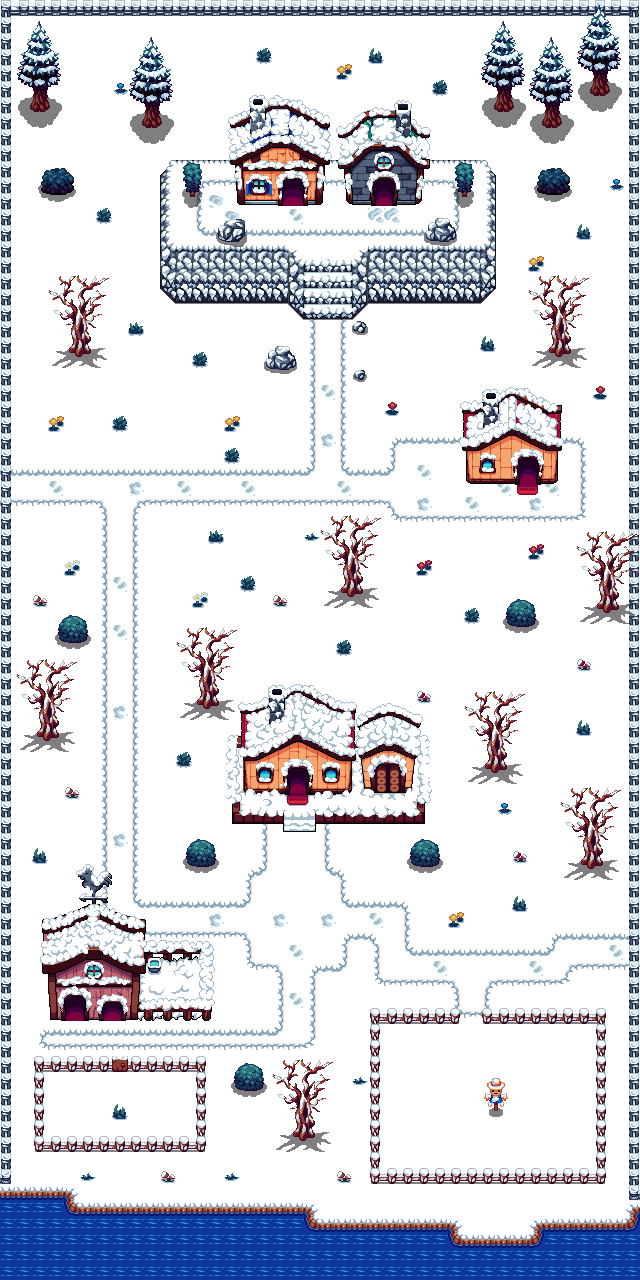

A level layout from a 2D game, rendered from its tile map. Below: a short description, then the map file with tile-grid data replaced by summaries:
An orthogonal 40x80 tile map with 16x16 px tiles, 6 tile layers (suelo otoño, capa plantas, capa valla, capa montaña, ...), 9 tilesets and 171 objects.

<map version="1.10" tiledversion="1.10.2" orientation="orthogonal" renderorder="right-down" width="40" height="80" tilewidth="16" tileheight="16" infinite="0" nextlayerid="16" nextobjectid="438">
 <tileset firstgid="1" source="tilemap_summer.tsx" />
 <tileset firstgid="267" source="buildings_all.tsx" />
 <tileset firstgid="9426" source="tileset_enviorement_summer.tsx" />
 <tileset firstgid="9951" source="scarecrow.tsx" />
 <tileset firstgid="9957" source="tilemap_fall.tsx" />
 <tileset firstgid="10223" source="tileset_enviorement_fall.tsx" />
 <tileset firstgid="10748" source="tileset_enviorement_winter.tsx" />
 <tileset firstgid="11273" source="tilemap_winter.tsx" />
 <tileset firstgid="11539" source="scarecrow_snow.tsx" />
 <layer id="11" name="suelo otoño" width="40" height="80">
  <data>[3200 cells, 3200 non-empty, 23 distinct tile ids]</data>
 </layer>
 <layer id="15" name="capa plantas" width="40" height="80">
  <data>[3200 cells, 45 non-empty, 11 distinct tile ids]</data>
 </layer>
 <layer id="5" name="capa valla" width="40" height="80">
  <data>[3200 cells, 264 non-empty, 18 distinct tile ids]</data>
 </layer>
 <layer id="6" name="capa montaña" width="40" height="80">
  <data>[3200 cells, 194 non-empty, 52 distinct tile ids]</data>
 </layer>
 <layer id="13" name="capa casas2" width="40" height="80">
  <data>[3200 cells, 410 non-empty, 410 distinct tile ids]</data>
 </layer>
 <layer id="8" name="capa arboles" width="40" height="80">
  <data>[3200 cells, 465 non-empty, 99 distinct tile ids]</data>
 </layer>
 <objectgroup id="10" name="colisiones">
  <object id="195" x="5" y="2" width="634" height="13" />
  <object id="196" x="544.333" y="1217.33" width="97" height="64.3333" />
  <object id="197" x="429.333" y="1233.33" width="117" height="46.6667" />
  <object id="198" x="291.667" y="1219" width="161" height="62" />
  <object id="199" x="62" y="1201.67" width="240.333" height="80.3333" />
  <object id="203" x="0.666667" y="1192" width="70" height="90.3333" />
  <object id="204" x="82.6667" y="1136.33" width="43" height="15.6667" />
  <object id="205" x="147" y="1135.67" width="58.6667" height="16.6667" />
  <object id="206" x="178.667" y="1056" width="26.6667" height="16.6667" />
  <object id="207" x="196.333" y="1071" width="9.33333" height="32.6667" />
  <object id="208" x="83" y="1055.67" width="74" height="15.6667" />
  <object id="209" x="34" y="1120" width="9.66667" height="32" />
  <object id="210" x="39.6667" y="1136" width="20.6667" height="15.3333" />
  <object id="211" x="32.6667" y="1055.67" width="11.3333" height="32.6667" />
  <object id="212" x="32.6667" y="1055.67" width="28" height="16.6667" />
  <object id="213" x="562.667" y="1008" width="42.3333" height="16.3333" />
  <object id="218" x="593.667" y="1019.33" width="12.3333" height="36.6667" />
  <object id="219" x="513.667" y="1007" width="27.3333" height="17.6667" />
  <object id="220" x="596" y="1104" width="10" height="16" />
  <object id="221" x="595.333" y="1136" width="10.3333" height="48" />
  <object id="222" x="561.667" y="1168" width="44" height="16" />
  <object id="223" x="498" y="1168.67" width="42.6667" height="15.3333" />
  <object id="226" x="449.667" y="1168" width="27.3333" height="15.3333" />
  <object id="227" x="370" y="1168" width="58.6667" height="15.3333" />
  <object id="229" x="369.667" y="1152" width="11.3333" height="31.6667" />
  <object id="232" x="370" y="1120.25" width="9.625" height="15.75" />
  <object id="234" x="370.125" y="1056.25" width="9.625" height="46.75" />
  <object id="236" x="370" y="1008" width="10.25" height="32" />
  <object id="237" x="370" y="1008" width="43.125" height="16.25" />
  <object id="238" x="433.875" y="1007.88" width="26.375" height="16.125" />
  <object id="239" x="457.75" y="1007.88" width="3.125" height="16.25" />
  <object id="240" x="483.667" y="1008.33" width="10.3333" height="15.3333" />
  <object id="291" x="629" y="-8" width="15.5" height="1208.5" />
  <object id="292" x="-16.5" y="-13" width="28.5" height="1198.5" />
  <object id="293" x="234" y="813.5" width="48" height="10" />
  <object id="294" x="317.5" y="814" width="107" height="9.5" />
  <object id="295" x="416" y="737.5" width="9" height="76.5" />
  <object id="296" x="230.5" y="737.5" width="10" height="76.5" />
  <object id="298" x="229.5" y="736.5" width="197.5" height="17" />
  <object id="299" x="245.5" y="758.5" width="105" height="33.5" />
  <object id="300" x="365" y="760.5" width="46" height="33.5" />
  <object id="301" x="485.5" y="170.5" width="9.5" height="119.5" />
  <object id="302" x="367" y="250" width="114.5" height="54" />
  <object id="303" x="479.5" y="248" width="7.5" height="50" />
  <object id="305" x="480.5" y="247" width="9" height="46.5" />
  <object id="306" x="356" y="259" width="6.5" height="49" />
  <object id="307" x="362" y="250.5" width="5" height="56" />
  <object id="308" x="351.5" y="263.5" width="8.5" height="47.5" />
  <object id="309" x="351.5" y="304" width="6" height="10" />
  <object id="310" x="351.5" y="310" width="3" height="6" />
  <object id="311" x="290" y="249" width="4" height="57" />
  <object id="312" x="300" y="263.5" width="5" height="55.5" />
  <object id="313" x="294.5" y="257.5" width="7" height="54" />
  <object id="314" x="169.5" y="249.5" width="122" height="53" />
  <object id="315" x="165.5" y="245.5" width="12" height="47.5" />
  <object id="316" x="161" y="170" width="5.5" height="119.5" />
  <object id="317" x="238" y="163" width="85.5" height="41.5" />
  <object id="318" x="344.5" y="163.5" width="76.5" height="39" />
  <object id="319" x="176" y="160.5" width="306" height="3" />
  <object id="320" x="482.5" y="164" width="5.5" height="6" />
  <object id="322" x="166" y="165.5" width="4" height="4.5" />
  <object id="324" x="169" y="162.5" width="7" height="3.5" />
  <object id="325" x="34.25" y="96.25" width="13" height="14.5" />
  <object id="326" x="145.75" y="114.25" width="14.5" height="12.75" />
  <object id="327" x="44.5" y="178" width="27.75" height="15" />
  <object id="328" x="77.5" y="336.75" width="9.75" height="17" />
  <object id="329" x="73.25" y="345" width="6.5" height="7.5" />
  <object id="330" x="45.75" y="720.5" width="9.75" height="17.25" />
  <object id="331" x="54.75" y="729.75" width="3.5" height="8" />
  <object id="332" x="42.25" y="730" width="5" height="6.75" />
  <object id="333" x="59.5" y="625.5" width="27.25" height="16.5" />
  <object id="334" x="205.75" y="688.25" width="10" height="18.5" />
  <object id="335" x="214" y="698" width="5" height="8" />
  <object id="336" x="201.5" y="697.5" width="5.25" height="7.25" />
  <object id="337" x="190" y="847" width="23.5" height="17.5" />
  <object id="338" x="493.818" y="1098.18" width="3.27273" height="13.6364" />
  <object id="339" x="489.273" y="1101.27" width="14" height="5.45455" />
  <object id="340" x="237.25" y="1072" width="24.5" height="17.5" />
  <object id="341" x="300.75" y="1117.5" width="10.25" height="21.5" />
  <object id="342" x="297.25" y="1130.5" width="3.75" height="5.25" />
  <object id="343" x="311" y="1130.75" width="1" height="0.25" />
  <object id="344" x="308.5" y="1129.75" width="5.75" height="8" />
  <object id="345" x="413" y="848" width="25" height="17.5" />
  <object id="346" x="493" y="751" width="9.5" height="19" />
  <object id="347" x="501.5" y="763" width="5" height="5.5" />
  <object id="348" x="491" y="764.5" width="2.5" height="2.5" />
  <object id="349" x="489.5" y="761.5" width="6" height="6.5" />
  <object id="350" x="590" y="847.5" width="9.5" height="18" />
  <object id="351" x="598.5" y="859" width="5" height="7.5" />
  <object id="352" x="584" y="861" width="9.5" height="2.5" />
  <object id="353" x="586" y="856" width="5" height="5.5" />
  <object id="354" x="605.5" y="594" width="9.5" height="15.5" />
  </objectgroup>
</map>
<!-- 79 of 171 objects omitted -->
